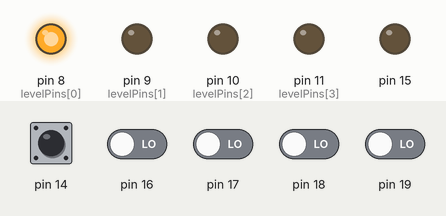
A sketch run on a simulated Arduino Uno, built with avr-gcc and run on an emulated ATmega328P. On the bench: output pins drawn as LEDs (lit = HIGH). Inputs (shaded band) come from the test bench; at power-on: pin 14 HIGH, pin 16–19 LOW. Pins used as bus, display or sensor lines are not drawn.

Above: at 0.1 s.
At 46.1 s:
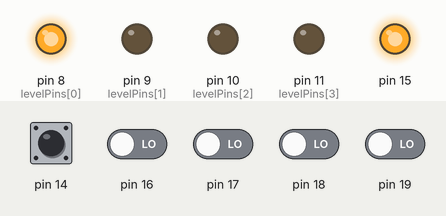
At 64.1 s:
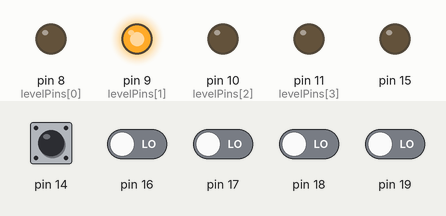
At 110.1 s:
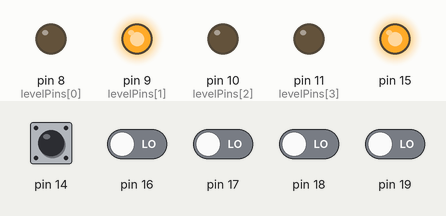
At 128.1 s:
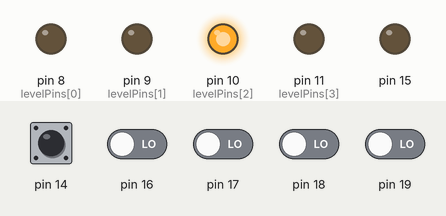
Timing chart, 0 to 129.6 s (numbered marks = the images above):
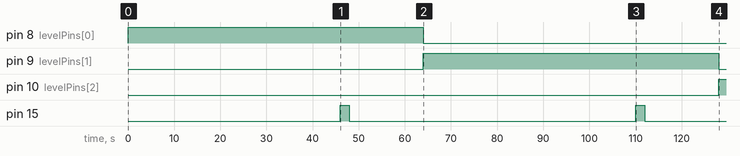

Measured:
- by itself, pin 8 (levelPins[0]): LOW → HIGH at 0.00 s, → LOW 64.0 s later
- by itself, pin 9 (levelPins[1]): LOW → HIGH at 64.0 s, → LOW 64.0 s later
- by itself, pin 10 (levelPins[2]): LOW → HIGH at 128 s
- by itself, pin 15: alternates HIGH for 2.0 s and LOW for 62.0 s

The sketch:

LEDtest.ino
```cpp
const int columnBluePins[4][4] = { {5, 48, 46, 44}, {42, 40, 38, 36}, {34, 32, 30, 28}, {1, 2, 22, 52} };
const int columnRedPins[4][4] = { {6, 31, 39, 47}, {0, 33, 41, 49}, {25, 35, 3, 4}, {23, 37, 45, 53} };

const int levelPins[4] = { 8, 9, 10, 11};


void setup() {
  for(int x = 0; x < 4; x++){
    for(int y = 0; y < 4; y++){
      pinMode(columnRedPins[x][y], OUTPUT);
      pinMode(columnBluePins[x][y], OUTPUT);
      digitalWrite(columnRedPins[x][y], LOW);
      digitalWrite(columnBluePins[x][y], LOW);
    }
  }
  for(int z = 0; z < 4; z++){
    pinMode(levelPins[z], OUTPUT);
    digitalWrite(levelPins[z], LOW);
  }
}

void loop() {
  for(int z = 0; z < 4; z++){
    digitalWrite(levelPins[z], HIGH);
    for(int x = 0; x < 4; x++){
      for(int y = 0; y < 4; y++){
        digitalWrite(columnRedPins[x][y], HIGH);
        delay(2000);
        digitalWrite(columnRedPins[x][y], LOW);
        digitalWrite(columnBluePins[x][y], HIGH);
        delay(2000);
        digitalWrite(columnBluePins[x][y], LOW);
      }
    }
    digitalWrite(levelPins[z], LOW);
  }
}
```
